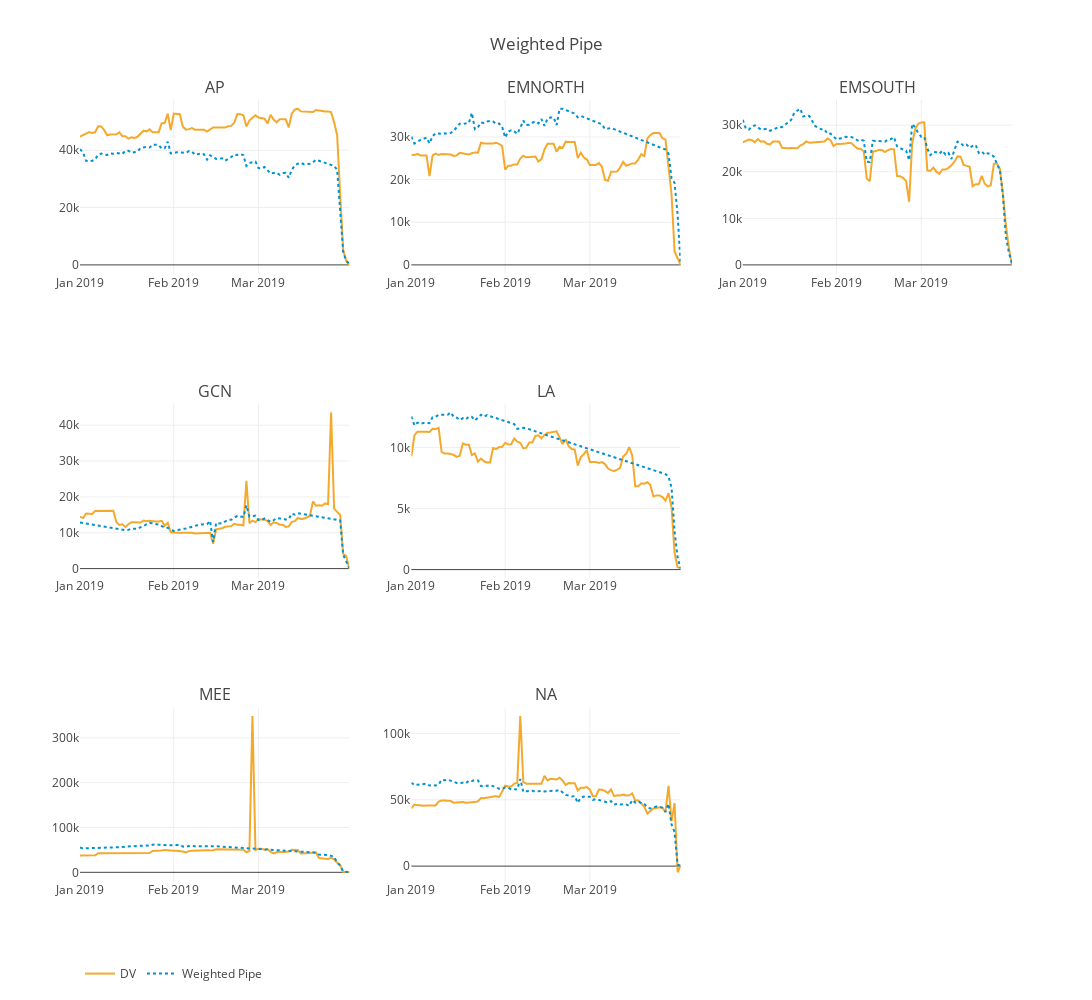

This figure's notebook cell:
### Markdown cell above
## Weighted Pipe

### Code cell
from plotly import tools
import plotly.offline as py
import plotly.graph_objs as go

trace1_AP = go.Scatter(
    x = holdout.loc[holdout.GLOBAL_01_CODE == "AP", ['SnapDate']].values.squeeze(),
    y = holdout.loc[holdout.GLOBAL_01_CODE == "AP", ['DV2']].values.squeeze(),
    line = dict(
        color = ('rgb(244, 169, 45)'),
        width = 2),
    name = 'DV'
)
trace2_AP = go.Scatter(
    x = holdout.loc[holdout.GLOBAL_01_CODE == "AP", ['SnapDate']].values.squeeze(),
    y = holdout.loc[holdout.GLOBAL_01_CODE == "AP", ['OpenPipe_adj']].values.squeeze(),
    line = dict(
        color = ('rgb(0, 146, 208)'),
        width = 2,
        dash = 'dot'),
    name = 'Weighted Pipe',
)
trace1_EN = go.Scatter(
    x = holdout.loc[holdout.GLOBAL_01_CODE == "EMNORTH", ['SnapDate']].values.squeeze(),
    y = holdout.loc[holdout.GLOBAL_01_CODE == "EMNORTH", ['DV2']].values.squeeze(),
    line = dict(
        color = ('rgb(244, 169, 45)'),
        width = 2),
    name = 'DV',
    showlegend=False
)
trace2_EN = go.Scatter(
    x = holdout.loc[holdout.GLOBAL_01_CODE == "EMNORTH", ['SnapDate']].values.squeeze(),
    y = holdout.loc[holdout.GLOBAL_01_CODE == "EMNORTH", ['OpenPipe_adj']].values.squeeze(),
    line = dict(
        color = ('rgb(0, 146, 208)'),
        width = 2,
        dash = 'dot'),
    name = 'Weighted Pipe',
    showlegend=False
)
trace1_ES = go.Scatter(
    x = holdout.loc[holdout.GLOBAL_01_CODE == "EMSOUTH", ['SnapDate']].values.squeeze(),
    y = holdout.loc[holdout.GLOBAL_01_CODE == "EMSOUTH", ['DV2']].values.squeeze(),
    line = dict(
        color = ('rgb(244, 169, 45)'),
        width = 2),
    name = 'DV',
    showlegend=False
)
trace2_ES = go.Scatter(
    x = holdout.loc[holdout.GLOBAL_01_CODE == "EMSOUTH", ['SnapDate']].values.squeeze(),
    y = holdout.loc[holdout.GLOBAL_01_CODE == "EMSOUTH", ['OpenPipe_adj']].values.squeeze(),
    line = dict(
        color = ('rgb(0, 146, 208)'),
        width = 2,
        dash = 'dot'),
    name = 'Weighted Pipe',
    showlegend=False
)
trace1_GC = go.Scatter(
    x = holdout.loc[holdout.GLOBAL_01_CODE == "GCN", ['SnapDate']].values.squeeze(),
    y = holdout.loc[holdout.GLOBAL_01_CODE == "GCN", ['DV2']].values.squeeze(),
    line = dict(
        color = ('rgb(244, 169, 45)'),
        width = 2),
    name = 'DV',
    showlegend=False
)
trace2_GC = go.Scatter(
    x = holdout.loc[holdout.GLOBAL_01_CODE == "GCN", ['SnapDate']].values.squeeze(),
    y = holdout.loc[holdout.GLOBAL_01_CODE == "GCN", ['OpenPipe_adj']].values.squeeze(),
       line = dict(
        color = ('rgb(0, 146, 208)'),
        width = 2,
        dash = 'dot'),
    name = 'Weighted Pipe',
    showlegend=False
)
trace1_LA = go.Scatter(
    x = holdout.loc[holdout.GLOBAL_01_CODE == "LA", ['SnapDate']].values.squeeze(),
    y = holdout.loc[holdout.GLOBAL_01_CODE == "LA", ['DV2']].values.squeeze(),
    line = dict(
        color = ('rgb(244, 169, 45)'),
        width = 2),
    name = 'DV',
    showlegend=False
)
trace2_LA = go.Scatter(
    x = holdout.loc[holdout.GLOBAL_01_CODE == "LA", ['SnapDate']].values.squeeze(),
    y = holdout.loc[holdout.GLOBAL_01_CODE == "LA", ['OpenPipe_adj']].values.squeeze(),
    line = dict(
        color = ('rgb(0, 146, 208)'),
        width = 2,
        dash = 'dot'),
    name = 'Weighted Pipe',
    showlegend=False
)
trace1_ME = go.Scatter(
    x = holdout.loc[holdout.GLOBAL_01_CODE == "MEE", ['SnapDate']].values.squeeze(),
    y = holdout.loc[holdout.GLOBAL_01_CODE == "MEE", ['DV2']].values.squeeze(),
    line = dict(
        color = ('rgb(244, 169, 45)'),
        width = 2),
    name = 'DV',
    showlegend=False
)
trace2_ME = go.Scatter(
    x = holdout.loc[holdout.GLOBAL_01_CODE == "MEE", ['SnapDate']].values.squeeze(),
    y = holdout.loc[holdout.GLOBAL_01_CODE == "MEE", ['OpenPipe_adj']].values.squeeze(),
    line = dict(
        color = ('rgb(0, 146, 208)'),
        width = 2,
        dash = 'dot'),
    name = 'Weighted Pipe',
    showlegend=False
)
trace1_NA = go.Scatter(
    x = holdout.loc[holdout.GLOBAL_01_CODE == "NOAM", ['SnapDate']].values.squeeze(),
    y = holdout.loc[holdout.GLOBAL_01_CODE == "NOAM", ['DV2']].values.squeeze(),
    line = dict(
        color = ('rgb(244, 169, 45)'),
        width = 2),
    name = 'DV',
    showlegend=False
)
trace2_NA = go.Scatter(
    x = holdout.loc[holdout.GLOBAL_01_CODE == "NOAM", ['SnapDate']].values.squeeze(),
    y = holdout.loc[holdout.GLOBAL_01_CODE == "NOAM", ['OpenPipe_adj']].values.squeeze(),
    line = dict(
        color = ('rgb(0, 146, 208)'),
        width = 2,
        dash = 'dot'),
    name = 'Weighted Pipe',
    showlegend=False
)

fig = tools.make_subplots(rows=3, cols=3, subplot_titles=('AP', 'EMNORTH', 'EMSOUTH', 
                                                          'GCN', 'LA', '',
                                                         'MEE', 'NA'))
fig.append_trace(trace1_AP, 1, 1)
fig.append_trace(trace2_AP, 1, 1)
fig.append_trace(trace1_EN, 1, 2)
fig.append_trace(trace2_EN, 1, 2)
fig.append_trace(trace1_ES, 1, 3)
fig.append_trace(trace2_ES, 1, 3)
fig.append_trace(trace1_GC, 2, 1)
fig.append_trace(trace2_GC, 2, 1)
fig.append_trace(trace1_LA, 2, 2)
fig.append_trace(trace2_LA, 2, 2)
fig.append_trace(trace1_ME, 3, 1)
fig.append_trace(trace2_ME, 3, 1)
fig.append_trace(trace1_NA, 3, 2)
fig.append_trace(trace2_NA, 3, 2)

fig['layout'].update(height=1000, width=1800, 
                     legend=dict(orientation="h"),
                    title = 'Weighted Pipe')

py.iplot(fig, filename='make-subplots-multiple-with-titles')
